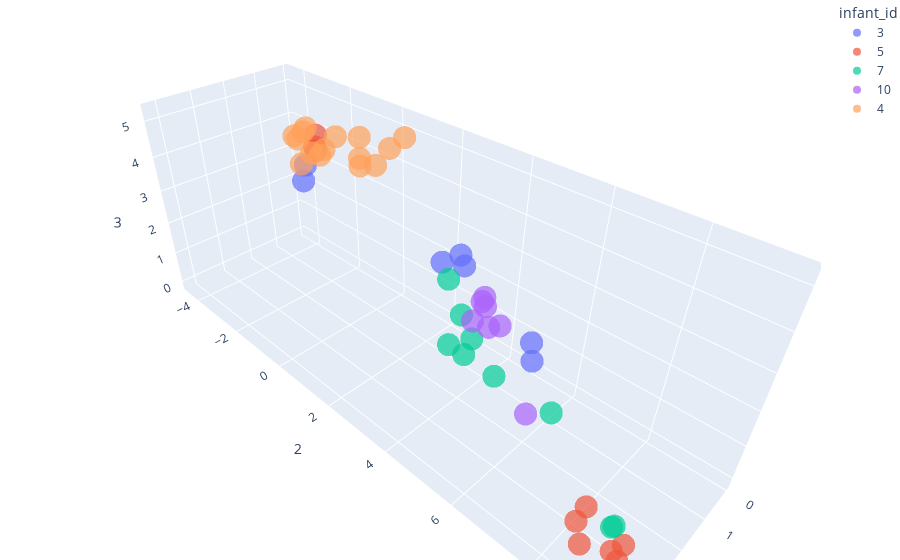

Source (notebook cell):
### Markdown cell above
### Infant clustering

### Code cell
fig = px.scatter_3d(umap_braycurtis_metadata_246_merged,
                    x=1,
                    y=2,
                    z=3,
                    color='infant_id',
                    opacity=0.7)

fig.update_layout(margin=dict(l=0, r=0, b=0, t=0))
fig.show()

### Figure 1 — Plotly figure (JSON) as saved in the notebook; plotly's stock layout.template omitted (floating-point values rounded to 4 significant figures)
{"data": [{"hovertemplate": "infant_id=3<br>1=%{x}<br>2=%{y}<br>3=%{z}<extra></extra>", "legendgroup": "3", "marker": {"color": "#636efa", "opacity": 0.7, "symbol": "circle"}, "mode": "markers", "name": "3", "scene": "scene", "showlegend": true, "type": "scatter3d", "x": [2.488, 2.115, 1.258, 1.216, 2.149, 0.1983, 0.01031], "y": [3.801, 4.102, 5.504, 5.402, 4.015, -3.943, -4.379], "z": [3.846, 3.72, 1.393, 1.852, 3.965, 2.647, 1.898]}, {"hovertemplate": "infant_id=5<br>1=%{x}<br>2=%{y}<br>3=%{z}<extra></extra>", "legendgroup": "5", "marker": {"color": "#EF553B", "opacity": 0.7, "symbol": "circle"}, "mode": "markers", "name": "5", "scene": "scene", "showlegend": true, "type": "scatter3d", "x": [1.517, 1.625, 3.542, 3.208, 3.337, 3.737, 3.926, 3.851, 3.642, 3.778, 3.376, 3.229, 1.676], "y": [-1.516, -1.399, 9.242, 9.169, 9.029, 9.45, 9.041, 9.108, 9.313, 8.582, 8.247, 8.318, -1.374], "z": [4.757, 4.41, 0.3662, 0.4249, 0.2188, 0.1888, 0.1903, -0.1262, -0.004902, 0.4427, 0.3933, 0.7629, 4.524]}, {"hovertemplate": "infant_id=7<br>1=%{x}<br>2=%{y}<br>3=%{z}<extra></extra>", "legendgroup": "7", "marker": {"color": "#00cc96", "opacity": 0.7, "symbol": "circle"}, "mode": "markers", "name": "7", "scene": "scene", "showlegend": true, "type": "scatter3d", "x": [1.761, 3.029, 3.295, 4.269, 3.633, 3.637, 3.925, 3.987, 3.108], "y": [6.465, 8.85, 8.899, 5.611, 5.344, 6.203, 5.853, 5.741, 4.54], "z": [0.8299, 0.4996, 0.7878, 3.78, 3.949, 2.99, 3.853, 3.452, 4.091]}, {"hovertemplate": "infant_id=10<br>1=%{x}<br>2=%{y}<br>3=%{z}<extra></extra>", "legendgroup": "10", "marker": {"color": "#ab63fa", "opacity": 0.7, "symbol": "circle"}, "mode": "markers", "name": "10", "scene": "scene", "showlegend": true, "type": "scatter3d", "x": [2.05, 1.781, 1.573, 1.361, 1.905, 1.954, 1.59], "y": [6.01, 4.477, 4.282, 4.056, 4.244, 4.738, 4.777], "z": [0.6716, 2.666, 2.706, 2.357, 2.207, 2.336, 2.189]}, {"hovertemplate": "infant_id=4<br>1=%{x}<br>2=%{y}<br>3=%{z}<extra></extra>", "legendgroup": "4", "marker": {"color": "#FFA15A", "opacity": 0.7, "symbol": "circle"}, "mode": "markers", "name": "4", "scene": "scene", "showlegend": true, "type": "scatter3d", "x": [2.37, 1.979, 1.847, 2.28, 2.149, 2.138, 1.04, 1.142, 2.363, 1.092, 0.8876, 1.065, 1.714, 1.652, 1.604], "y": [-1.03, -0.7719, -1.459, -0.6959, -1.398, -1.174, -1.312, -1.701, -1.234, 0.775, 1.077, -0.3388, 0.4048, 0.3271, 0.8332], "z": [4.41, 4.596, 5.063, 4.78, 4.88, 5.131, 4.629, 4.179, 5.078, 4.985, 5.287, 4.916, 4.616, 4.768, 4.741]}], "layout": {"legend": {"title": {"text": "infant_id"}, "tracegroupgap": 0}, "margin": {"b": 0, "l": 0, "r": 0, "t": 0}, "scene": {"domain": {"x": [0, 1], "y": [0, 1]}, "xaxis": {"title": {"text": "1"}}, "yaxis": {"title": {"text": "2"}}, "zaxis": {"title": {"text": "3"}}}}}
